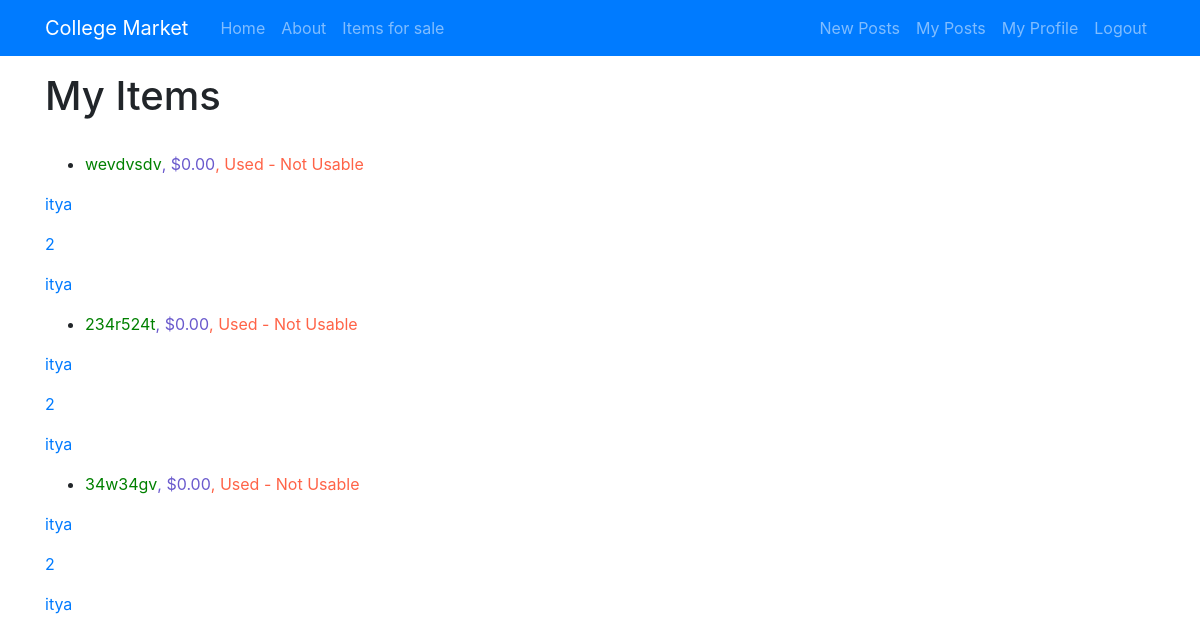
The app's page /post/ (signed in), older data.
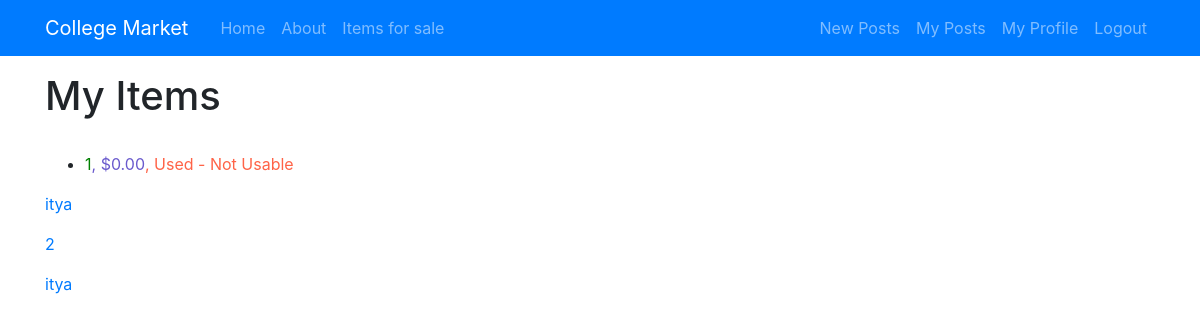
The same page, newer data.
### posts/models.py (models this page shows)
class Post(models.Model):
    user = models.ForeignKey(User, on_delete=models.CASCADE, related_name="post" , null=True)
    title = models.CharField(max_length=255)
    body = models.TextField(null=True)
    updated_on = models.DateTimeField(auto_now= True)
    created_on = models.DateTimeField(auto_now_add=True, null=True)
    category = models.IntegerField(choices=CATEGORY, default=0)
    cover = models.ImageField(upload_to='images/', null=True , blank=True)
    condition = models.IntegerField(choices=CONDITION , default = 4)
    price = models.DecimalField(max_digits=20, decimal_places=2, default=Decimal(0.00), null=True ,blank=True)
    publish = models.IntegerField(choices=STATUS, default=0)

### posts/views.py (the view)
# urls.py: path('', PostListView.as_view(), name='post_list'),
class PostListView(ListView):
    model = Post
    template_name = '../templates/post_list.html'

### posts/templates/post_list.html
{% extends 'base.html' %}
{% block content %}
<br><br><br>
{% if user.is_authenticated %}
<h1>My Items</h1>
<br>
  {% for post in user.post.all %}
      <ul>
        <li><a href="{{ post.pk }}"><p id="element1">{{ post.title }}  </p><p id="element2">,  ${{ post.price }}</p><p id="element3"> , {{ post.get_condition_display }}</p</a></li>
      </ul>
      <p>{{ user }}</p>
      <p>{{ user.pk }}</p>
      <p> {{ post.user }} </p>
  {% endfor %}
{% else %}
  <p>You are not allowed to see this list</p>
  <meta http-equiv = "refresh" content = "2"; url ='/post' />
{% endif %}
{% endblock %}

### templates/base.html (shortened to what this page needs)
{% load static %}
<!DOCTYPE html>
<html>
<head>
    <link rel="stylesheet" href="https://stackpath.bootstrapcdn.com/bootstrap/4.3.1/css/bootstrap.min.css">
</head>
<body>
	<header class="site-header">
	  <nav class="navbar navbar-expand-md navbar-dark bg-primary fixed-top">
		<div class="container">
		  <a class="navbar-brand mr-4" href="{% url 'home' %}">College Market</a>
		  <div class="collapse navbar-collapse" id="navbarToggle">
			<div class="navbar-nav mr-auto">
			  <a class="nav-item nav-link" href="{% url 'home' %}">Home</a>
        <a class="nav-item nav-link" href="{% url 'about' %}">About</a>
        {% if user.is_authenticated %}
        <a class="nav-item nav-link" href="{% url 'for_sale' %}">Items for sale</a>
        {% endif %}
			</div>
      {% if user.is_authenticated %}
      <div class="navbar-nav">
        <a class="nav-item nav-link" href="{% url 'add_post' %}">New Posts</a>
        <a class="nav-item nav-link" href="{% url 'post_list' %}">My Posts</a>
        <a class="nav-item nav-link" href="{% url 'view_profile' %}">My Profile</a>
        <a class="nav-item nav-link" href="/logout">Logout</a>
			</div>
      {% else %}
      <div class="navbar-nav">
        <a class="nav-item nav-link" href="/login">Login</a>
        <a class="nav-item nav-link" href="/register">Register</a>
			</div>
      {% endif %}
		  </div>
		</div>
	  </nav>
	</header>
	<main role="main" class="container">
	  <div class="row">
		<div class="col-md-8">
      {% block content %}{% endblock %}
		</div>
	  </div>
	</main>
</body>
</html>

### templates/base.html (style rules this page uses)
#element1 { float:left; color:green; }
#element2 { float:left; color:SlateBlue; }
#element3 { float:left; color:Tomato; }

Row changes from the older to the newer data that the page shows:
removed Post: title "wevdvsdv", price "0.00", condition "Used - Not Usable", {{ user }} "itya", {{ user.pk }} "2", user "itya"
removed Post: title "234r524t", price "0.00", condition "Used - Not Usable", {{ user }} "itya", {{ user.pk }} "2", user "itya"
removed Post: title "34w34gv", price "0.00", condition "Used - Not Usable", {{ user }} "itya", {{ user.pk }} "2", user "itya"
added Post: title "1", price "0.00", condition "Used - Not Usable", {{ user }} "itya", {{ user.pk }} "2", user "itya"
